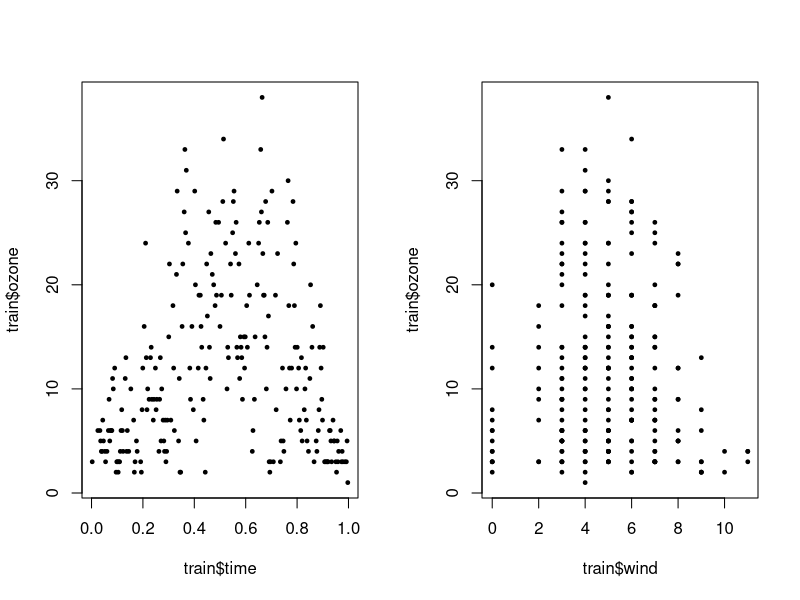
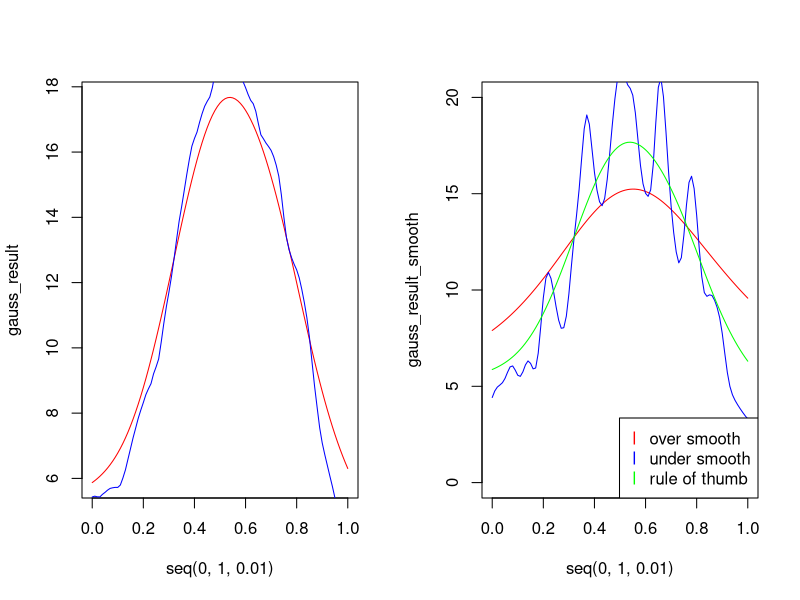

Reproduce these figures in R, in order. (Note: this script raises an error after producing the figures.)
## ---- chunk 1
knitr::opts_chunk$set(echo = TRUE)
## ---- chunk 2
library(mlbench)
data(Ozone)
  
set.seed(1)
mydata = data.frame("time" = seq(1:nrow(Ozone))/nrow(Ozone), "ozone" = Ozone$V4, "wind" = Ozone$V6)
  
mydata = data.frame("time" = seq(1:nrow(Ozone))/nrow(Ozone), "ozone" = Ozone$V4, "wind" = Ozone$V6)


trainid = sample(1:nrow(Ozone), 250)
train = mydata[trainid, ]
test = mydata[-trainid, ]
par(mfrow=c(1,2))

plot(train$time, train$ozone, pch = 19, cex = 0.5)
plot(train$wind, train$ozone, pch = 19, cex = 0.5)

train = train[order(train$time),]
test = test[order(test$time),]
train = na.omit(train)
test = na.omit(test)

k_gauss = function(lambda, xi, x) {
  u = abs(x - xi) / lambda
  k = (1 / sqrt(2)) * exp(-u^2 / 2) / lambda
  return(k)
}

k_epchkov = function(lambda, xi, x) {
  u = abs(x - xi) / lambda
  k = (3 / 4) * (1 - u ^ 2) * min(sign(u-1), 0) / lambda
  return(k)
}

nw = function(kernal, x, xi, yi, lambda) {
  if (kernal == "Gauss") {
    k = k_gauss
  }
  else if (kernal == 'Epanechnikov') {
    k = k_epchkov
  }
  
  y_hat = sum(sapply(X = xi, FUN=k, lambda = lambda, x = x ) * yi)/sum(sapply(X = xi, FUN=k, lambda = lambda, x = x))
  return(y_hat)
}

silver = (length(train$time))^(-1/5)*sd(train$time)*1.06

gauss_result = sapply(seq(0,1,0.01), FUN = nw, kernal="Gauss",xi=train$time,yi=train$ozone,lambda=silver)

epchkov_result = sapply(seq(0,1,0.01), FUN = nw, kernal="Epanechnikov",xi=train$time,
      yi=train$ozone,lambda=silver)


plot(x=seq(0,1,0.01), y=gauss_result, type='l', col='red')
points(x=seq(0,1,0.01), y=epchkov_result, type='l', col='blue')


calc_gauss_mse = function(lambda){
  y_gauss = sapply(test$time, FUN=nw, kernal="Gauss",xi=train$time,
                           yi=train$ozone,lambda=lambda)
  return(mean((y_gauss-test$ozone)^2))
}

calc_epchkov_mse = function(lambda){
  y_hat = sapply(test$time, FUN=nw, kernal="Epanechnikov",xi=train$time,
                yi=train$ozone,lambda=lambda )
  return(mean((y_hat-test$ozone)^2))
}

print(calc_gauss_mse(silver))
print(calc_epchkov_mse(silver))

## ---- chunk 3
gauss_result_smooth = sapply(seq(0,1,0.01), FUN=nw, kernal="Gauss",xi=train$time,
      yi=train$ozone,lambda=0.2 )

gauss_result_rough = sapply(seq(0,1,0.01), FUN=nw, kernal="Gauss",xi=train$time,
      yi=train$ozone,lambda=0.02 )

plot(x=seq(0,1,0.01), y=gauss_result_smooth, type='l', col='red', ylim = range(0:20))
points(x=seq(0,1,0.01), y=gauss_result_rough, type='l', col='blue')
points(x=seq(0,1,0.01), y=gauss_result, type='l', col='green')
legend("bottomright", pch ='l' ,col = c("red","blue",'green'),legend=c("over smooth", "under smooth",'rule of thumb'))
## ---- chunk 4
h = seq(0.01, 0.3, length.out=10)

error = vector()
for (i in h){
  mse = calc_epchkov_mse(lambda=i)
  error = append(error, mse)
}

lambda_op = h[which(error==min(error))]

epchkov_result = sapply(seq(0,1,0.01), FUN = nw, kernal="Epanechnikov",xi=train$time,
 yi=train$ozone,lambda=lambda_op)

#epchkov_result = sapply(seq(0,1,0.1), FUN=nw, kernal="Epanechnikov",xi=train$time, yi=train$ozone, lambda= lambda)


plot(x=seq(0,1,0.01), y=epchkov_result, type='l', col='blue')

## ---- chunk 5

k_multi_gauss = function( x1,x2,x_1,x_2) {
  #x1 , x2 are the train data, x_1, x_2 are the test data
  lambda1=length(x1)^(-(1/(2+4))) * sd(x1)
  lambda2=length(x2)^(-(1/(2+4))) * sd(x2)
  k = exp((-1/2)*((x1-x_1)/lambda1)^2 + (-1/2)*((x2-x_2)/lambda2)^2)
  return(k)
}

multi_nw = function(x_1,x_2,x1,x2,y){
  #x1 , x2 are the train data, x_1, x_2 are the test data
  #x_1 x_2 are single values
  k = k_multi_gauss
  nw = sum(k_multi_gauss(x1=x1,x2=x2,x_1=x_1,x_2=x_2)*y)/
    sum(k_multi_gauss(x1=x1,x2=x2,x_1=x_1,x_2=x_2))
  
  return(nw)
}

y_hat = mapply(FUN=multi_nw, test$time, test$wind, 
               MoreArgs = list(x1=train$time, x2=train$wind, y=train$ozone))

mse_multi = mean((y_hat-test$ozone)^2)
mse_multi


